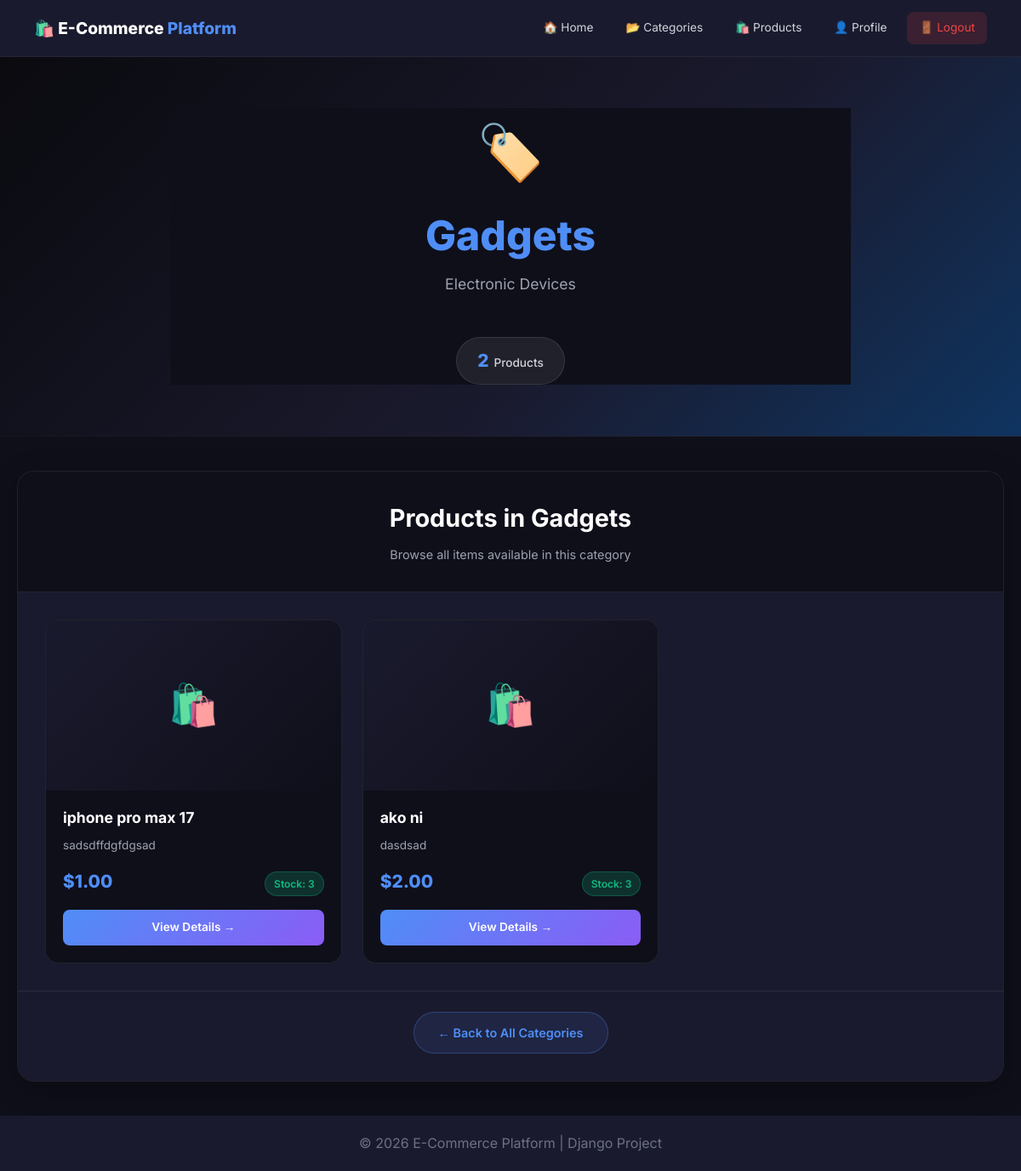
Screenshot of /categories/1/ (signed in) with the database file from the repository.
### categories/models.py (models this page shows, shortened)
class Category(models.Model):
    category_id = models.AutoField(primary_key=True)
    name = models.CharField(max_length=100, unique=True)
    description = models.TextField(blank=True, null=True)
    class Meta:
        verbose_name_plural = "Categories"

### products/models.py (models this page shows, shortened)
class Product(models.Model):
    product_id = models.AutoField(primary_key=True)
    name = models.CharField(max_length=200)
    description = models.TextField()
    price = models.DecimalField(max_digits=10, decimal_places=2)
    stock_qty = models.IntegerField()
    category = models.ForeignKey(Category, on_delete=models.CASCADE, related_name='products')
    vendor = models.ForeignKey(Vendor, on_delete=models.CASCADE, related_name='products')

### categories/views.py (the view)
# urls.py: path('<int:category_id>/', views.category_detail, name='category_detail'),
@login_required
def category_detail(request, category_id):
    category = get_object_or_404(Category, pk=category_id)
    return render(request, 'categories/category_detail.html', {'category': category})

### templates/categories/category_detail.html (shortened to what this page needs)
{% extends 'base.html' %}
{% block content %}
<section class="hero">
    <div class="hero-content">
        <div class="category-icon-large">
            {% if category.name == "Electronics" %}📱
            {% elif category.name == "Clothing" %}👕
            {% elif category.name == "Books" %}📚
            {% elif category.name == "Home" %}🏠
            {% elif category.name == "Toys" %}🎮
            {% elif category.name == "Sports" %}⚽
            {% elif category.name == "Beauty" %}💄
            {% elif category.name == "Food" %}🍕
            {% else %}🏷️
            {% endif %}
        </div>
        <h1><span>{{ category.name }}</span></h1>
        <p class="category-description">{{ category.description|default:"No description available" }}</p>
        <div class="stats-indicators">
            <div class="stat-indicator">
                <span class="stat-indicator-number">{{ category.products.count }}</span>
                <span class="stat-indicator-label">Products</span>
            </div>
        </div>
    </div>
</section>
<div class="products-section">
    <div class="products-container">
        <div class="products-header">
            <h2>Products in {{ category.name }}</h2>
            <p>Browse all items available in this category</p>
        </div>
        <div class="product-grid">
            {% for product in category.products.all %}
                <div class="product-card">
                    {% if product.image %}
                        <div class="product-image">
                            <img src="{{ product.image.url }}" alt="{{ product.name }}">
                        </div>
                    {% else %}
                        <div class="product-image placeholder">
                            <span>🛍️</span>
                        </div>
                    {% endif %}
                    <div class="product-info">
                        <h3 class="product-name">{{ product.name }}</h3>
                        <p class="product-desc">{{ product.description|truncatewords:15 }}</p>
                        <div class="product-meta">
                            <span class="product-price">${{ product.price }}</span>
                            <span class="product-stock {% if product.stock_qty <= 0 %}out-of-stock{% else %}in-stock{% endif %}">
                                {% if product.stock_qty > 0 %}Stock: {{ product.stock_qty }}{% else %}Out of Stock{% endif %}
                            </span>
                        </div>
                        <a href="{% url 'products:product_detail' product.product_id %}" class="product-btn">View Details &rarr;</a>
                    </div>
                </div>
            {% empty %}
                <div class="empty-state">
                    <span class="empty-icon">📭</span>
                    <p>No products available in this category.</p>
                    <a href="{% url 'categories:category_list' %}" class="btn-primary-action" style="margin-top: 20px; display: inline-block;">Browse Other Categories →</a>
                </div>
            {% endfor %}
        </div>
        <div class="back-action-footer">
            <a href="{% url 'categories:category_list' %}" class="btn-back">
                ← Back to All Categories
            </a>
        </div>
    </div>
</div>
{% endblock %}

### templates/base.html (style rules this page uses)
*, *::before, *::after { margin: 0; padding: 0; box-sizing: border-box; }
body { font-family: 'Inter', sans-serif; background: #0f0f1a; color: #e5e7eb; min-height: 100vh; line-height: 1.6; }

### templates/categories/category_detail.html (style rules this page uses)
html, body { background: #0f0f1a !important; margin: 0; padding: 0; }
body, .container, .main, main, .content, [class*="container"], [class*="wrapper"], [class*="content"] { background: #0f0f1a !important; }
.hero { background: linear-gradient(135deg, #0a0a0f 0%, #1a1a2e 60%, #0f3460 100%); color: #fff; padding: 60px 40px; text-align: center; border-bottom: 1px solid rgba(255,255,255,0.05); position: relative; z-index: 1; }
.hero-content { max-width: 800px; margin: 0 auto; }
.category-icon-large { font-size: 4rem; margin-bottom: 20px; display: inline-block; animation: bounce 2s infinite; }
.hero h1 { font-size: 3rem; font-weight: 800; margin-bottom: 16px; line-height: 1.15; color: #fff; }
.hero h1 span { color: #4f8ef7; }
.category-description { font-size: 1.1rem; color: #9ca3af; max-width: 600px; margin: 0 auto 24px; line-height: 1.6; }
.stats-indicators { display: flex; justify-content: center; align-items: center; gap: 12px; margin: 24px auto 0; padding: 10px 24px; background: rgba(255, 255, 255, 0.08); border-radius: 50px; display: inline-flex; backdrop-filter: blur(10px); border: 1px solid rgba(255,255,255,0.1); }
.stat-indicator { display: flex; align-items: baseline; gap: 6px; }
.stat-indicator-number { font-size: 1.3rem; font-weight: 800; color: #4f8ef7; }
.stat-indicator-label { font-size: 0.85rem; color: #d1d5db; font-weight: 500; }
.products-section { max-width: 1200px; margin: 40px auto; padding: 0 20px; position: relative; z-index: 1; }
.products-container { background: #1a1a2e; border-radius: 20px; box-shadow: 0 8px 32px rgba(0,0,0,0.3); overflow: hidden; border: 1px solid rgba(255,255,255,0.08); }
.products-header { background: #0f0f1a; padding: 32px; text-align: center; border-bottom: 1px solid rgba(255,255,255,0.08); }
.products-header h2 { color: #fff; font-size: 1.8rem; font-weight: 700; margin-bottom: 8px; }
.products-header p { color: #9ca3af; font-size: 0.9rem; }
.product-grid { display: grid; grid-template-columns: repeat(auto-fill, minmax(300px, 1fr)); gap: 24px; padding: 32px; background: #1a1a2e; }
.product-card { background: #0f0f1a; border-radius: 16px; overflow: hidden; transition: all 0.3s ease; border: 1px solid rgba(255,255,255,0.08); display: flex; flex-direction: column; }
.product-image { height: 200px; background: #0a0a0f; display: flex; align-items: center; justify-content: center; overflow: hidden; }
.product-image.placeholder { font-size: 3rem; background: linear-gradient(135deg, #1a1a2e, #0f0f1a); }
.product-info { padding: 20px; flex: 1; display: flex; flex-direction: column; background: #0f0f1a; }
.product-name { color: #fff; font-size: 1.1rem; font-weight: 700; margin-bottom: 10px; line-height: 1.4; }
.product-desc { color: #9ca3af; font-size: 0.85rem; line-height: 1.5; margin-bottom: 15px; flex: 1; }
.product-meta { display: flex; justify-content: space-between; align-items: baseline; margin-bottom: 16px; flex-wrap: wrap; gap: 8px; }
.product-price { font-size: 1.3rem; font-weight: 800; color: #4f8ef7; }
.product-stock { font-size: 0.75rem; font-weight: 600; padding: 4px 10px; border-radius: 20px; }
.product-stock.in-stock { background: rgba(16, 185, 129, 0.2); color: #10b981; border: 1px solid rgba(16, 185, 129, 0.3); }
.product-btn { display: inline-flex; align-items: center; justify-content: center; gap: 6px; padding: 10px 16px; background: linear-gradient(135deg, #4f8ef7, #8b5cf6); color: #fff; text-decoration: none; border-radius: 8px; font-weight: 600; font-size: 0.85rem; transition: all 0.2s; text-align: center; }
.back-action-footer { text-align: center; padding: 24px 32px 32px; border-top: 1px solid rgba(255,255,255,0.08); background: #1a1a2e; }
.btn-back { display: inline-flex; align-items: center; gap: 8px; padding: 12px 28px; background: rgba(79, 142, 247, 0.1); color: #4f8ef7; text-decoration: none; border-radius: 40px; font-weight: 600; font-size: 0.9rem; transition: all 0.2s; border: 1px solid rgba(79, 142, 247, 0.3); }

### rows the page displays
Category: name "Gadgets", description "Electronic Devices", products.count "2"
Product: name "iphone pro max 17", description "sadsdffdgfdgsad", price "1.00", stock_qty "3"
Product: name "ako ni", description "dasdsad", price "2.00", stock_qty "3"
